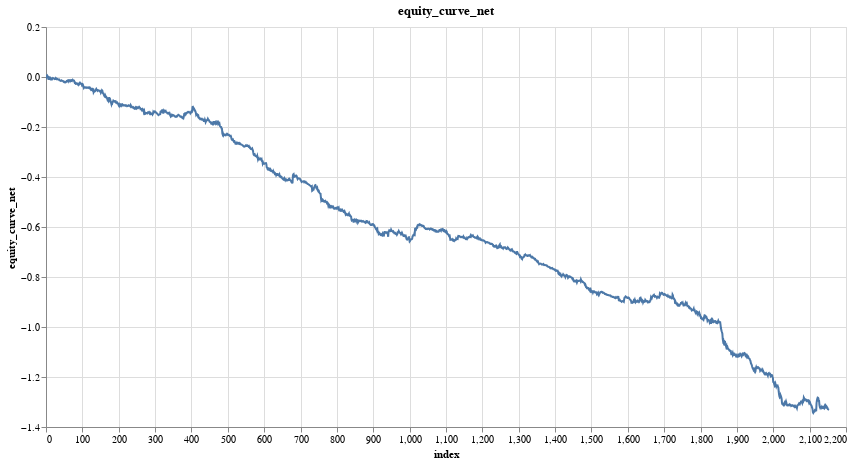

Source (notebook cell):
### Code cell
research.plot_column(model_trades, 'equity_curve_net')

### Figure 1 — Vega specification as saved in the notebook (floating-point values rounded to 4 significant figures; data arrays with more than 128 entries replaced by an {"elided": "..."} marker saying what was removed)
{"$schema": "https://vega.github.io/schema/vega/v5.json", "data": [{"name": "param_14_store"}, {"name": "source_0", "values": {"elided": "2153 records"}}, {"name": "source_0_x_domain_index", "values": [{"min": 0, "max": 2152}]}, {"name": "source_0_y_domain_equity_curve_net", "values": [{"min": -1.344, "max": 0.006429}]}], "signals": [{"name": "unit", "value": {}, "on": [{"events": "pointermove", "update": "isTuple(group()) ? group() : unit"}]}, {"name": "param_14", "update": "vlSelectionResolve(\"param_14_store\", \"union\")"}, {"name": "param_14_index", "on": [{"events": [{"source": "view", "type": "dblclick"}], "update": "null"}, {"events": {"signal": "param_14_translate_delta"}, "update": "panLinear(param_14_translate_anchor.extent_x, -param_14_translate_delta.x / width)"}, {"events": {"signal": "param_14_zoom_delta"}, "update": "zoomLinear(domain(\"x\"), param_14_zoom_anchor.x, param_14_zoom_delta)"}]}, {"name": "param_14_equity_curve_net", "on": [{"events": [{"source": "view", "type": "dblclick"}], "update": "null"}, {"events": {"signal": "param_14_translate_delta"}, "update": "panLinear(param_14_translate_anchor.extent_y, param_14_translate_delta.y / height)"}, {"events": {"signal": "param_14_zoom_delta"}, "update": "zoomLinear(domain(\"y\"), param_14_zoom_anchor.y, param_14_zoom_delta)"}]}, {"name": "param_14_tuple", "on": [{"events": [{"signal": "param_14_index || param_14_equity_curve_net"}], "update": "param_14_index && param_14_equity_curve_net ? {unit: \"\", fields: param_14_tuple_fields, values: [param_14_index,param_14_equity_curve_net]} : null"}]}, {"name": "param_14_tuple_fields", "value": [{"field": "index", "channel": "x", "type": "R"}, {"field": "equity_curve_net", "channel": "y", "type": "R"}]}, {"name": "param_14_translate_anchor", "value": {}, "on": [{"events": [{"source": "scope", "type": "pointerdown"}], "update": "{x: x(unit), y: y(unit), extent_x: domain(\"x\"), extent_y: domain(\"y\")}"}]}, {"name": "param_14_translate_delta", "value": {}, "on": [{"events": [{"source": "window", "between": [{"source": "scope", "type": "pointerdown"}, {"source": "window", "type": "pointerup"}], "type": "pointermove", "consume": true}], "update": "{x: param_14_translate_anchor.x - x(unit), y: param_14_translate_anchor.y - y(unit)}"}]}, {"name": "param_14_zoom_anchor", "on": [{"events": [{"source": "scope", "consume": true, "type": "wheel"}], "update": "{x: invert(\"x\", x(unit)), y: invert(\"y\", y(unit))}"}]}, {"name": "param_14_zoom_delta", "on": [{"events": [{"source": "scope", "type": "wheel", "consume": true}], "update": "pow(1.001, event.deltaY * pow(16, event.deltaMode))", "force": true}]}, {"name": "param_14_modify", "on": [{"events": {"signal": "param_14_tuple"}, "update": "modify(\"param_14_store\", param_14_tuple, true)"}]}], "marks": [{"type": "line", "name": "marks", "from": {"data": "source_0"}, "sort": {"field": "x"}, "encode": {"update": {"stroke": {"value": "#4c78a8"}, "x": {"field": "index", "scale": "x"}, "tooltip": {"signal": "{\"index\": format(datum[\"index\"], \"\"), \"equity_curve_net\": format(datum[\"equity_curve_net\"], \"\")}"}, "y": {"field": "equity_curve_net", "scale": "y"}, "defined": {"signal": "isValid(datum[\"index\"]) && isFinite(+datum[\"index\"]) && isValid(datum[\"equity_curve_net\"]) && isFinite(+datum[\"equity_curve_net\"])"}}}, "clip": true, "style": ["line"], "interactive": true}], "scales": [{"name": "x", "type": "linear", "domain": [{"signal": "(data(\"source_0_x_domain_index\")[0] || {}).min"}, {"signal": "(data(\"source_0_x_domain_index\")[0] || {}).max"}], "range": [0, {"signal": "width"}], "domainRaw": {"signal": "param_14[\"index\"]"}, "nice": true, "zero": false}, {"name": "y", "type": "linear", "domain": [{"signal": "(data(\"source_0_y_domain_equity_curve_net\")[0] || {}).min"}, {"signal": "(data(\"source_0_y_domain_equity_curve_net\")[0] || {}).max"}], "range": [{"signal": "height"}, 0], "nice": true, "domainRaw": {"signal": "param_14[\"equity_curve_net\"]"}, "zero": true}], "axes": [{"scale": "x", "minExtent": 0, "gridScale": "y", "maxExtent": 0, "tickCount": {"signal": "ceil(width/40)"}, "zindex": 0, "grid": true, "domain": false, "aria": false, "ticks": false, "labels": false, "orient": "bottom"}, {"scale": "y", "labels": false, "ticks": false, "orient": "left", "maxExtent": 0, "minExtent": 0, "zindex": 0, "gridScale": "x", "grid": true, "tickCount": {"signal": "ceil(height/40)"}, "domain": false, "aria": false}, {"scale": "x", "tickCount": {"signal": "ceil(width/40)"}, "labelFlush": true, "title": "index", "orient": "bottom", "labelOverlap": true, "grid": false, "zindex": 0}, {"scale": "y", "tickCount": {"signal": "ceil(height/40)"}, "zindex": 0, "orient": "left", "grid": false, "labelOverlap": true, "title": "equity_curve_net"}], "title": {"text": "equity_curve_net", "frame": "group"}, "style": "cell", "background": "white", "padding": 5, "height": 400, "width": 800}
